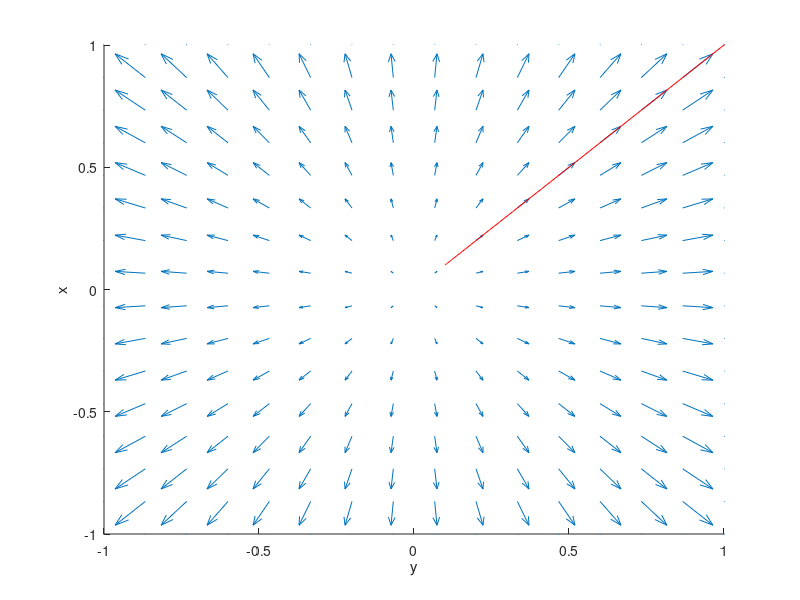

MATLAB code to generate this figure:
% ------------------------------------------------------
A     = 1.1; % fluorescence intensity units
omega = 2.6; % rad/s
A_0   = 0.01;

u=@(t) A*sin(omega*t)+A_0;

tArray = linspace(0,1.6,200);
uArray = u(tArray); % an array of samples of u
% ------------------------------------------------------

% analytical solutions (in real life, we might not know these)
dudtExact      =  A*omega*cos(omega*tArray);
du2dt2Exact    = -A*omega^2*sin(omega*tArray);
du3dt3Exact    = -A*omega^3*cos(omega*tArray);

% Take the sample and add a bit of noise
 uObserved = u(tArray) + (1e-1)*randn(size(tArray));
 
%display(uObserved);

%figure;
%plot(tArray,uObserved, '+')


% create finite-difference derivatives for first derivative, second derivative and third derivative
dudt   = diff(uObserved)./diff(tArray);
du2dt2 = diff(dudt)./diff(tArray(1:end-1));
du3dt3 = diff(du2dt2)./diff(tArray(1:end-2));

% and plot them
%figure;
%subplot(3,1,1); hold on;
%plot(tArray(1:end-1), dudt);
%plot(tArray, dudtExact, '--r');
%xlabel('t');
%ylabel('dudt');

%subplot(3,1,2); hold on;
%plot(tArray(1:end-2), du2dt2);
%plot(tArray, du2dt2Exact, '-r');
%xlabel('t');
%ylabel('du2dt2')

%subplot(3,1,3); hold on;
%plot(tArray(1:end-3), du3dt3);
%plot(tArray, du3dt3Exact, '-r');
%xlabel('t');
%ylabel('du3dt3')


%%%Part 2

% calculate noise to bring within 10 percent
dudtExact      =  A*omega*cos(omega*tArray);
du2dt2Exact    = -A*omega^2*sin(omega*tArray);
du3dt3Exact    = -A*omega^3*cos(omega*tArray);
errs = [];
for n=1:20
uObserved = u(tArray) + (1/(10^n))*randn(size(tArray));
dudt   = diff(uObserved)./diff(tArray);
du2dt2 = diff(dudt)./diff(tArray(1:end-1));
du3dt3 = diff(du2dt2)./diff(tArray(1:end-2));
err = mean((abs(du3dt3 - du3dt3Exact(1:end-3)))./max(du3dt3Exact(1:end-3)));
errs = [errs,err];
if (err < 0.1) 
    display(n);
    break

end


end
%figure
%plot(errs)

%%%Part3

% define ODE and parameters
a_0 = 500; % molecules per hour
a_1 = 0.5; % molecules per hour, per existing molecule of A
b = 4; % 1/hrs
dPdt =@(P) (a_0 + a_1*P) - b*P;

% Find the steady state by plotting the dP/dt versus P
PArray = linspace(0,200,200);
dPdtPhaseLine = dPdt(PArray);
%figure; hold on;
%plot(PArray,dPdtPhaseLine,'r');
%ylabel('dP/dt');
%xlabel('P');
%plot([0,200],[0,0]); % horizontal line at dPdt=0
%legend('dP/dt Phase Line','reference line');


%figure;
dPdt =@(P) (a_0 + a_1*P) - b*P; % Define the ODE 

[T, P] = ode45( @(t,x)dPdt(x), [0,1000], 0); % Matlab's built-in ODE solver, ode45

%plot(T,P)
%display(P(200))
%ylabel('Molecules of protein A');
%xlabel('Time (hours)');

%%%Part 4

% parameters
a = 1;
b = 0;
d = 1;
c = 0; 

% model equations
f =@(x,y) a*x + b*y; 
g =@(x,y) c*x + d*y;

[T, X] = ode45(@(t,x)[f(x(1),x(2));g(x(1),x(2))], [0,1000], [.1,.1] );

figure; hold on;
set(gca, 'xlim', [-1, 1], 'ylim', [-1, 1])
ylabel('x');
xlabel('y')

xArray = linspace(-1,1,16);
yArray = linspace(-1,1,16);

[xMesh,yMesh] = meshgrid(xArray, yArray);

% the Matlab plot command for a field of arrows is:
quiver(xMesh, yMesh, f(xMesh, yMesh), g(xMesh,yMesh))

plot(X(:,1),X(:,2),'-r')
plot(X(end,1),X(end,2), 'or')
